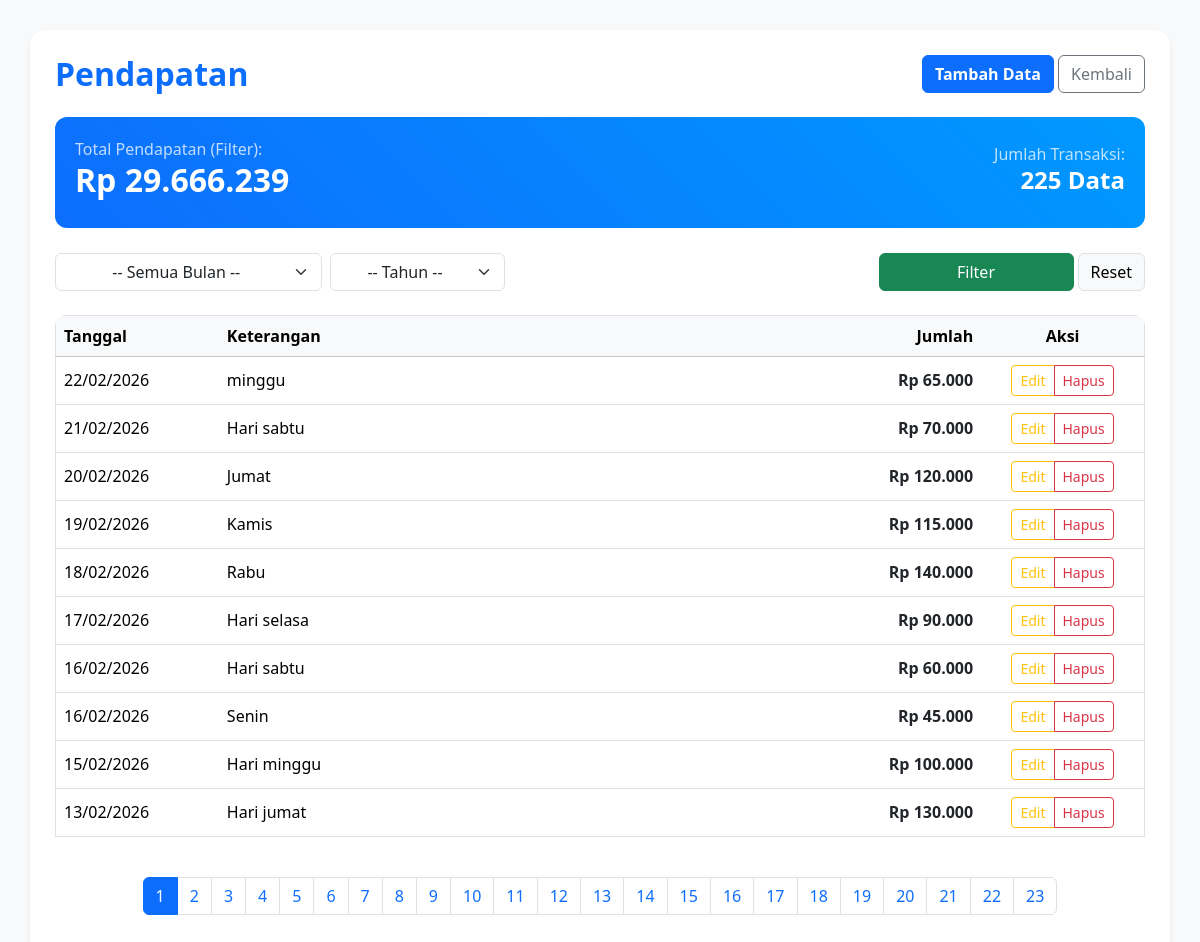
Screenshot of /pendapatan.php with the database file from the repository.
### tables this page shows
CREATE TABLE `pendapatan` (
  `id` int(11) NOT NULL,
  `tanggal` date NOT NULL,
  `jumlah` int(11) NOT NULL,
  `keterangan` text DEFAULT NULL
);

### pendapatan.php (the view, shortened to what this page needs)
<?php
include 'koneksi.php';
$search = isset($_GET['search']) ? trim($_GET['search']) : '';
$bulan  = isset($_GET['bulan']) ? $_GET['bulan'] : '';
$tahun  = isset($_GET['tahun']) ? $_GET['tahun'] : '';
$where_clauses = [];
$where = (count($where_clauses) > 0) ? "WHERE " . implode(' AND ', $where_clauses) : "";
$limit = 10;
$page = isset($_GET['page']) ? (int)$_GET['page'] : 1;
$offset = ($page - 1) * $limit;
$totalQuery = "SELECT COUNT(*) AS total, SUM(jumlah) AS total_duit FROM pendapatan $where";
$totalResult = $conn->query($totalQuery);
$rowTotal = $totalResult->fetch_assoc();
$totalData = $rowTotal['total'];
$totalDuit = $rowTotal['total_duit'] ?? 0;
$totalPages = ceil($totalData / $limit);
$query = "SELECT * FROM pendapatan $where ORDER BY tanggal DESC LIMIT $limit OFFSET $offset";
$result = $conn->query($query);
?>
<!DOCTYPE html>
<html lang="en">
<head>
    <link href="https://cdn.jsdelivr.net/npm/bootstrap@5.3.3/dist/css/bootstrap.min.css" rel="stylesheet">
</head>
<body>
    <div class="container shadow-sm">
        <div class="d-flex justify-content-between align-items-center mb-4">
            <h2 class="text-primary fw-bold mb-0">Pendapatan</h2>
            <div>
                <button type="button" class="btn btn-primary fw-bold" data-bs-toggle="modal" data-bs-target="#modalInput">
                    Tambah Data
                </button>
                <a href="minuman.php" class="btn btn-outline-secondary">Kembali</a>
            </div>
        </div>
        <div class="stats-card">
            <div class="row align-items-center text-center text-md-start">
                <div class="col-md-6 mb-3 mb-md-0">
                    <p class="mb-0 opacity-75">Total Pendapatan (Filter):</p>
                    <h2 class="fw-bold">Rp <?= number_format($totalDuit, 0, ',', '.') ?></h2>
                </div>
                <div class="col-md-6 text-md-end">
                    <p class="mb-0 opacity-75">Jumlah Transaksi:</p>
                    <h4 class="fw-bold"><?= $totalData ?> Data</h4>
                </div>
            </div>
        </div>
        <form method="GET" class="row g-2 mb-4">
            <div class="col-md-3">
                <select name="bulan" class="form-select text-center">
                    <option value="">-- Semua Bulan --</option>
                </select>
            </div>
            <div class="col-md-2">
                <select name="tahun" class="form-select text-center">
                    <option value="">-- Tahun --</option>
                </select>
            </div>
            <div class="col-md-3 d-flex gap-1 ms-auto">
                <button type="submit" class="btn btn-success w-100">Filter</button>
                <a href="pendapatan.php" class="btn btn-light border">Reset</a>
            </div>
        </form>
        <div class="table-responsive">
            <table class="table table-hover align-middle border">
                <thead class="table-light">
                    <tr>
                        <th width="15%">Tanggal</th>
                        <th>Keterangan</th>
                        <th class="text-end" width="20%">Jumlah</th>
                        <th class="text-center" width="15%">Aksi</th>
                    </tr>
                </thead>
                <tbody>
                    <?php if ($result->num_rows > 0): ?>
                        <?php while ($row = $result->fetch_assoc()): ?>
                            <tr>
                                <td><?= date('d/m/Y', strtotime($row['tanggal'])) ?></td>
                                <td><?= htmlspecialchars($row['keterangan']) ?></td>
                                <td class="text-end fw-bold text-dark">Rp <?= number_format($row['jumlah'], 0, ',', '.') ?></td>
                                <td class="text-center">
                                    <div class="btn-group" role="group">
                                        <a href="edit_pendapatan.php?id=<?= $row['id'] ?>" class="btn btn-outline-warning btn-sm">Edit</a>
                                        <a href="?hapus=<?= $row['id'] ?>" class="btn btn-outline-danger btn-sm" onclick="return confirm('Hapus data?')">Hapus</a>
                                    </div>
                                </td>
                            </tr>
                        <?php endwhile; ?>
                    <?php else: ?>
                        <tr>
                            <td colspan="4" class="text-center py-5 text-muted">Belum ada data pendapatan untuk periode ini.</td>
                        </tr>
                    <?php endif; ?>
                </tbody>
            </table>
        </div>
        <?php if ($totalPages > 1): ?>
            <nav class="mt-4">
                <ul class="pagination justify-content-center">
                    <?php for ($i = 1; $i <= $totalPages; $i++): ?>
                        <li class="page-item <?= ($i == $page) ? 'active' : '' ?>">
                            <a class="page-link" href="?page=<?= $i ?>&search=<?= urlencode($search) ?>&bulan=<?= $bulan ?>&tahun=<?= $tahun ?>"><?= $i ?></a>
                        </li>
                    <?php endfor; ?>
                </ul>
            </nav>
        <?php endif; ?>
    </div>
</body>
</html>

### pendapatan.php (style rules this page uses)
body { background-color: #f8f9fa; }
.container { margin-top: 30px; background: #fff; padding: 25px; border-radius: 15px; box-shadow: 0 4px 12px rgba(0, 0, 0, 0.1); }
.stats-card { background: linear-gradient(45deg, #0d6efd, #0099ff); color: white; padding: 20px; border-radius: 12px; margin-bottom: 25px; }
.table-responsive { border-radius: 10px; overflow: hidden; }

### rows the page displays
pendapatan: tanggal "22/02/2026", keterangan "minggu", jumlah "65.000"
pendapatan: tanggal "21/02/2026", keterangan "Hari sabtu", jumlah "70.000"
pendapatan: tanggal "20/02/2026", keterangan "Jumat", jumlah "120.000"
pendapatan: tanggal "19/02/2026", keterangan "Kamis", jumlah "115.000"
pendapatan: tanggal "18/02/2026", keterangan "Rabu", jumlah "140.000"
pendapatan: tanggal "17/02/2026", keterangan "Hari selasa", jumlah "90.000"
pendapatan: tanggal "16/02/2026", keterangan "Hari sabtu", jumlah "60.000"
pendapatan: tanggal "16/02/2026", keterangan "Senin", jumlah "45.000"
pendapatan: tanggal "15/02/2026", keterangan "Hari minggu", jumlah "100.000"
pendapatan: tanggal "13/02/2026", keterangan "Hari jumat", jumlah "130.000"

### other values shown
$totalDuit "29.666.239"
$totalData "225"
